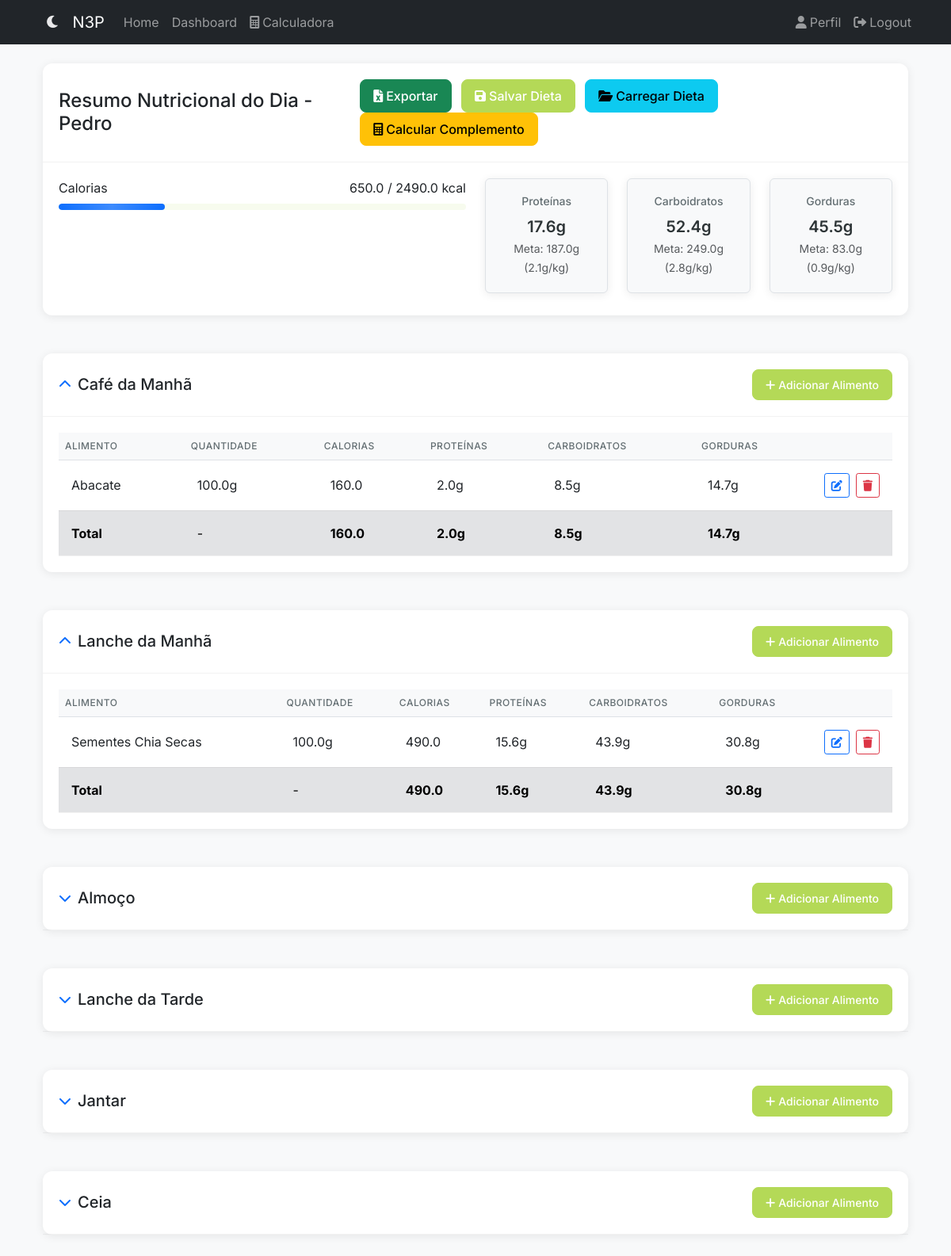
The app's page /dashboard (signed in) with its own data.
### app/models/user.py (models this page shows, shortened)
class User(UserMixin, db.Model):
    __tablename__ = "users"
    id = db.Column(db.Integer, primary_key=True)
    username = db.Column(db.String(80), unique=True, nullable=False)
    email = db.Column(db.String(120), unique=True, nullable=False)
    password_hash = db.Column(db.String(128))
    created_at = db.Column(db.DateTime, default=datetime.utcnow)
    nome = db.Column(db.String(100), nullable=False)
    idade = db.Column(db.Integer, nullable=False)
    altura = db.Column(db.Float, nullable=False)  # altura em metros
    peso = db.Column(db.Float, nullable=False)  # peso em kg
    sexo = db.Column(
        db.String(1), nullable=False
    )  # 'M' para masculino, 'F' para feminino
    fator_atividade = db.Column(db.String(20), nullable=False)
    objetivo = db.Column(db.String(50), nullable=False)
    calories_goal = db.Column(db.Float, nullable=True)
    proteins_goal = db.Column(db.Float, nullable=True)
    carbs_goal = db.Column(db.Float, nullable=True)
    fats_goal = db.Column(db.Float, nullable=True)
    diets = db.relationship("Diet", lazy=True)

### app/models/food_data.py (models this page shows)
class FoodData(db.Model):
    __tablename__ = "food_data"
    id = db.Column(db.Integer, primary_key=True)
    code = db.Column(db.String(20), unique=True, nullable=False)  # Food code/identifier
    name = db.Column(db.String(100), nullable=False)  # Food name
    quantity = db.Column(db.Float, nullable=False)  # Default quantity
    calories = db.Column(db.Float, nullable=False)
    proteins = db.Column(db.Float, nullable=False)
    carbs = db.Column(db.Float, nullable=False)
    fats = db.Column(db.Float, nullable=False)
    def __repr__(self):
        return f"<FoodData {self.code} - {self.name}>"

### app/blueprints/main/routes.py (the view)
@bp.route("/dashboard")
@login_required
def dashboard():
    saved_diets = (
        Diet.query.filter_by(user_id=current_user.id)
        .order_by(Diet.created_at.desc())
        .all()
    )
    meals = {meal_type: [] for meal_type in MEAL_TYPES}
    meal_totals = {
        meal_type: {"calories": 0, "proteins": 0, "carbs": 0, "fats": 0}
        for meal_type in MEAL_TYPES
    }
    daily_totals = {"calories": 0, "proteins": 0, "carbs": 0, "fats": 0}
    if saved_diets:
        most_recent_diet = saved_diets[0]
        meals_data = most_recent_diet.meals_data
        for meal_type, foods in meals_data.items():
            meal_total = {"calories": 0, "proteins": 0, "carbs": 0, "fats": 0}
            meal_foods = []
            for food in foods:
                food_data = FoodData.query.filter_by(code=food["food_code"]).first()
                print("Search FoodData", food_data)
                if food_data:
                    food_entry = {
                        "id": food_data.id,
                        "food_code": food_data.code,
                        "quantity": food["quantity"],
                        "calories": food["calories"],
                        "proteins": food["proteins"],
                        "carbs": food["carbs"],
                        "fats": food["fats"],
                    }
                    meal_foods.append(food_entry)
                    meal_total["calories"] += float(food["calories"])
                    meal_total["proteins"] += float(food["proteins"])
                    meal_total["carbs"] += float(food["carbs"])
                    meal_total["fats"] += float(food["fats"])
            meals[meal_type] = meal_foods
            meal_totals[meal_type] = meal_total
            daily_totals["calories"] += meal_total["calories"]
            daily_totals["proteins"] += meal_total["proteins"]
            daily_totals["carbs"] += meal_total["carbs"]
            daily_totals["fats"] += meal_total["fats"]
    user_goals = {
        "calories": current_user.calories_goal or 0,
        "proteins": current_user.proteins_goal or 0,
        "carbs": current_user.carbs_goal or 0,
        "fats": current_user.fats_goal or 0,
    }
    return render_template(
        "main/dashboard.html",
        saved_diets=saved_diets,
        daily_totals=daily_totals,
        user_goals=user_goals,
        meal_types=MEAL_TYPES,
        meals=meals,
        meal_totals=meal_totals,
    )

### app/templates/main/dashboard.html (shortened to what this page needs)
{% extends "base.html" %} {% from "macros/forms.html" import render_food_row %}
{% block title %}Dashboard - N3P{% endblock %} {% block content %}
<div class="container">
  <div class="row mb-4">
    <div class="col-md-12">
      <div class="card">
        <div
          class="card-header d-flex justify-content-between align-items-center"
        >
          <h4 class="mb-0">
            Resumo Nutricional do Dia - {{ current_user.nome }}
          </h4>
          <div>
            <button
              class="btn btn-success me-2"
              onclick="exportToExcel()"
              title="Exportar para Excel"
            >
              <i class="fas fa-file-excel me-1"></i>Exportar
            </button>
            <button
              class="btn btn-primary me-2"
              data-bs-toggle="modal"
              data-bs-target="#saveDietModal"
            >
              <i class="fas fa-save me-1"></i>Salvar Dieta
            </button>
            <button
              class="btn btn-info me-2"
              data-bs-toggle="modal"
              data-bs-target="#loadDietModal"
            >
              <i class="fas fa-folder-open me-1"></i>Carregar Dieta
            </button>
            <button
              class="btn btn-warning me-2"
              data-bs-toggle="modal"
              data-bs-target="#calculatorModal"
              onclick="document.getElementById('calculatorFrame').contentWindow.importComplement()"
            >
              <i class="fas fa-calculator me-1"></i>Calcular Complemento
            </button>
          </div>
        </div>
        <div class="card-body">
          <div class="row">
            <div class="col-md-6">
              <div class="progress-wrapper mb-3">
                <div
                  class="d-flex justify-content-between align-items-center mb-1"
                >
                  <span>Calorias</span>
                  <span>
                  </span>
                </div>
                <div class="progress">
                  <div
                    class="progress-bar bg-primary"
                    role="progressbar"
                    style="width: {% if user_goals.calories > 0 %}{{ [100, (daily_totals.calories / user_goals.calories * 100)|round]|min }}{% else %}0{% endif %}%"
                  ></div>
                </div>
              </div>
            </div>
            <div class="col-md-6">
              <div class="row">
                <div class="col-md-4">
                  <div class="nutrient-box text-center p-2 rounded mb-2">
                    <h6>Proteínas</h6>
                    <p class="mb-0">
                    </p>
                    <small class="text-muted"
                      >Meta:
                      <span id="user-goals-proteins"
                        >{{ "%.1f"|format(user_goals.proteins) }}</span
                      >g (<span
                        >{{ "%.1f"|format(user_goals.proteins/current_user.peso)
                        }}</span
                      >g/kg)
                    </small>
                  </div>
                </div>
                <div class="col-md-4">
                  <div class="nutrient-box text-center p-2 rounded mb-2">
                    <h6>Carboidratos</h6>
                    <p class="mb-0">
                    </p>
                    <small class="text-muted"
                      >Meta:
                      <span id="user-goals-carbs"
                        >{{ "%.1f"|format(user_goals.carbs) }}</span
                      >g (<span
                        >{{ "%.1f"|format(user_goals.carbs/current_user.peso)
                        }}</span
                      >g/kg)
                    </small>
                  </div>
                </div>
                <div class="col-md-4">
                  <div class="nutrient-box text-center p-2 rounded mb-2">
                    <h6>Gorduras</h6>
                    <p class="mb-0">
                    </p>
                    <small class="text-muted"
                      >Meta:
                      <span id="user-goals-fats"
                        >{{ "%.1f"|format(user_goals.fats) }}</span
                      >g (<span
                        >{{ "%.1f"|format(user_goals.fats/current_user.peso)
                        }}</span
                      >g/kg)
                    </small>
                  </div>
                </div>
              </div>
            </div>
          </div>
        </div>
      </div>
    </div>
  </div>
  {% for meal_type, meal_name in meal_types.items() %}
  <div class="row mb-4">
    <div class="col-md-12">
      <div class="card">
        <div
          class="card-header d-flex justify-content-between align-items-center"
        >
          <div class="d-flex align-items-center">
            <button
              class="btn btn-link p-0 me-2 expand-btn"
              onclick="toggleMealSection('{{ meal_type }}')"
            >
              <i class="fas fa-chevron-down"></i>
            </button>
            <h5 class="mb-0">{{ meal_name }}</h5>
          </div>
          <button
            class="btn btn-primary btn-sm"
            onclick="addNewRow('{{ meal_type }}')"
          >
            <i class="fas fa-plus me-1"></i>Adicionar Alimento
          </button>
        </div>
        <div
          class="card-body meal-content"
          id="{{ meal_type }}-content"
          style="display: none"
        >
          <div class="table-responsive">
            <table class="table table-hover">
              <thead>
                <tr>
                  <th>Alimento</th>
                  <th>Quantidade</th>
                  <th>Calorias</th>
                  <th>Proteínas</th>
                  <th>Carboidratos</th>
                  <th>Gorduras</th>
                  <th style="width: 80px"></th>
                </tr>
              </thead>
              <tbody id="{{ meal_type }}-foods">
                {% for food in meals[meal_type] %} {{ render_food_row(food) }}
                {% endfor %}
              </tbody>
              <tfoot>
                <tr class="table-secondary">
                  <td><strong>Total</strong></td>
                  <td>-</td>
                  <td>
                    <strong
                      >{{ "%.1f"|format(meal_totals[meal_type].calories)
                      }}</strong
                    >
                  </td>
                  <td>
                    <strong
                      >{{ "%.1f"|format(meal_totals[meal_type].proteins)
                      }}g</strong
                    >
                  </td>
                  <td>
                    <strong
                      >{{ "%.1f"|format(meal_totals[meal_type].carbs)
                      }}g</strong
                    >
                  </td>
                  <td>
                    <strong
                      >{{ "%.1f"|format(meal_totals[meal_type].fats) }}g</strong
                    >
                  </td>
                  <td></td>
                </tr>
              </tfoot>
            </table>
          </div>
        </div>
      </div>
    </div>
  </div>
  {% endfor %}
</div>
{% endblock %} {% block extra_css %}
<link
  rel="stylesheet"
  href="{{ url_for('static', filename='css/dashboard.css') }}"
/>
 {% endblock %}

### app/templates/base.html (shortened to what this page needs)
<!DOCTYPE html>
<html lang="pt-BR" data-theme="light">
  <head>
    <link
      href="https://cdn.jsdelivr.net/npm/bootstrap@5.3.0/dist/css/bootstrap.min.css"
      rel="stylesheet"
    />
    <link
      rel="stylesheet"
      href="https://cdnjs.cloudflare.com/ajax/libs/font-awesome/6.0.0/css/all.min.css"
    />
    <link
      rel="stylesheet"
      href="{{ url_for('static', filename='css/theme.css') }}"
    />
    <link
      rel="stylesheet"
      href="{{ url_for('static', filename='css/dashboard.css') }}"
    />
    <link
      rel="stylesheet"
      href="{{ url_for('static', filename='css/auth.css') }}"
    />
    {% block extra_css %}{% endblock %}
  </head>
  <body>
    <nav class="navbar navbar-expand-lg navbar-dark bg-dark">
      <div class="container">
        <button
          class="nav-link theme-toggle"
          onclick="toggleTheme()"
          title="Alternar tema"
        >
          <i class="fas fa-moon"></i>
        </button>
        <a class="navbar-brand" href="{{ url_for('main.index') }}">N3P</a>
        <div class="collapse navbar-collapse" id="navbarNav">
          <ul class="navbar-nav me-auto">
            <li class="nav-item">
              <a class="nav-link" href="{{ url_for('main.index') }}">Home</a>
            </li>
            {% if current_user.is_authenticated %}
            <li class="nav-item">
              <a class="nav-link" href="{{ url_for('main.dashboard') }}"
                >Dashboard</a
              >
            </li>
            <li class="nav-item">
              <a class="nav-link" href="{{ url_for('main.calculator') }}"
                ><i class="fas fa-calculator me-1"></i>Calculadora</a
              >
            </li>
            {% endif %}
          </ul>
          <ul class="navbar-nav">
            {% if current_user.is_authenticated %}
            <li class="nav-item">
              <a class="nav-link" href="{{ url_for('auth.profile') }}">
                <i class="fas fa-user me-1"></i>Perfil
              </a>
            </li>
            <li class="nav-item">
              <a class="nav-link" href="{{ url_for('auth.logout') }}">
                <i class="fas fa-sign-out-alt me-1"></i>Logout
              </a>
            </li>
            {% else %}
            <li class="nav-item">
              <a class="nav-link" href="{{ url_for('auth.login') }}">
                <i class="fas fa-sign-in-alt me-1"></i>Login
              </a>
            </li>
            {% endif %}
          </ul>
        </div>
      </div>
    </nav>
    <div class="container mt-4">{% block content %}{% endblock %}</div>
  </body>
</html>

### app/templates/macros/forms.html (shortened to what this page needs)
 {% macro render_food_row(food) %}
<tr id="food-{{ food.id }}">
  <td>{{ food.food_code }}</td>
  <td>{{ "%.1f"|format(food.quantity|float) }}g</td>
  <td>{{ "%.1f"|format(food.calories|float) }}</td>
  <td>{{ "%.1f"|format(food.proteins|float) }}g</td>
  <td>{{ "%.1f"|format(food.carbs|float) }}g</td>
  <td>{{ "%.1f"|format(food.fats|float) }}g</td>
  <td>
    <div class="action-buttons">
      <button
        class="btn btn-primary btn-sm"
        onclick="editFoodRow(this)"
        title="Editar"
      >
        <i class="fas fa-edit"></i>
      </button>
      <button
        class="btn btn-danger"
        onclick="deleteFood({{ food.id }})"
        title="Remover"
      >
        <i class="fas fa-trash"></i>
      </button>
    </div>
  </td>
</tr>
{% endmacro %}

### records on screen
User: nome "Pedro", proteins "187.0", user_goals.proteins/current_user.peso "2.1", carbs "249.0", user_goals.carbs/current_user.peso "2.8", fats "83.0", user_goals.fats/current_user.peso "0.9"
FoodData: food_code "Abacate", quantity "100.0", calories "160.0", proteins "2.0", carbs "8.5", fats "14.7"
FoodData: food_code "Sementes Chia Secas", quantity "100.0", calories "490.0", proteins "15.6", carbs "43.9", fats "30.8"

### other values on screen
{{ meal_name }} "Café da Manhã" "Lanche da Manhã" "Almoço" "Lanche da Tarde" "Jantar" "Ceia"
{{ "%.1f"|format(meal_totals[meal_type].calories) }} "160.0" "490.0"
